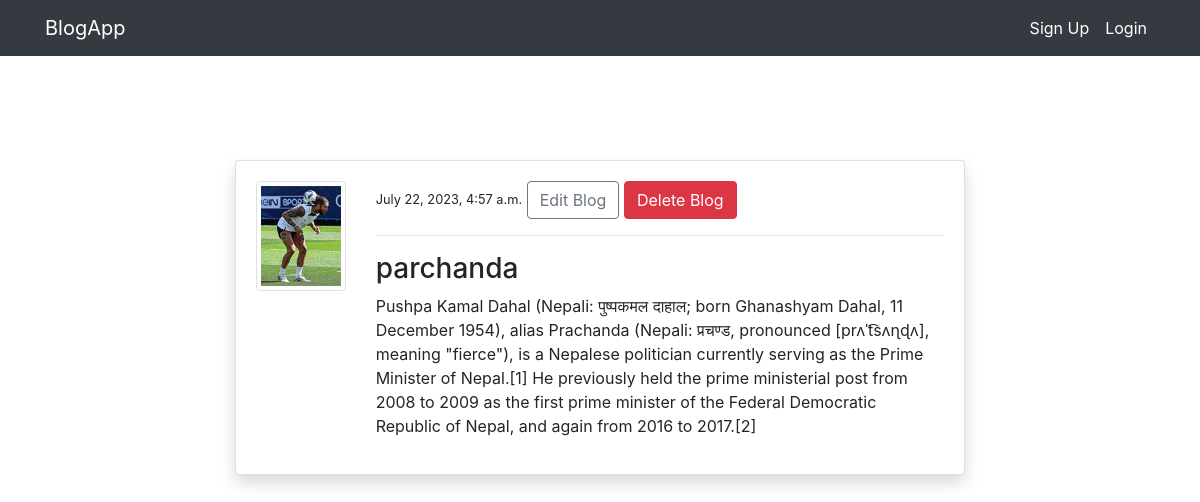
The app's page /post_details/12/ with its own data.
### myblog/models.py (models this page shows, shortened)
class BlogModel(models.Model):
    title = models.CharField(max_length=100)
    content = models.TextField()
    author = models.ForeignKey(User,on_delete=models.CASCADE)
    date_created = models.DateTimeField(auto_now_add=True)
    class Meta:
        ordering = ('-date_created',)

### Accounts/models.py (models this page shows, shortened)
class AccountModel(models.Model):
    user = models.OneToOneField(User, on_delete=models.CASCADE)
    image=models.ImageField(default='default.png',upload_to='account' , validators=[FileExtensionValidator(['png','jpg','jpeg'])])

### myblog/views.py (the view)
# urls.py: path('post_details/<int:pk>/', views.Post_details , name='post_details'),
def Post_details(request,pk):
    post=BlogModel.objects.get(id=pk)
    context ={
        'post':post
    }
    return render(request,'blogs/post_details.html',context)

### templates/blogs/post_details.html (shortened to what this page needs)
{% extends 'baseFiles/base.html' %}
{% load crispy_forms_tags %}
{% block content %}
<div class="container">
    <div class="row mt-5 pt-5">
       <div class="col-md-8 offset-md-2">
        <div class="card my-3 shadow">
            <div class="card-body">
                <div class="row">
                    <div class="col-md-2">
                        <small> <img class="img-thumbnail" src="{{post.author.accountmodel.image.url}}" alt="image1"></small>
                     </div>
                    <div class="col-md-10">
                        <small>{{  post.date_created }}</small>
                        <span><a class="btn btn-outline-secondary"  href="{% url 'edit_post' post.id %}">Edit Blog  </a></span>
                        <span><a class="btn btn-danger " href="{% url 'delete_post' post.id %}">Delete Blog  </a></span>
                        <hr>
                        <h3>{{post.title}}</h3>
                        <p>{{post.content}}</p>
                    </div>
                </div>
            </div>
        </div>
       </div>
    </div>
</div>
{% endblock %}

### records on screen
BlogModel: author.accountmodel.image (picture), date_created "July 22, 2023, 4:57 a.m.", title "parchanda", content "Pushpa Kamal Dahal (Nepali: पुष्पकमल दाहाल; born Ghanashyam Dahal, 11 December 1954), alias Prachanda (Nepali: प्रचण्ड, pronounced [prʌˈt͡sʌɳɖʌ], meaning \"fierce\"), is a Nepalese politician currently serving as the Prime Minister of Nepal.[1] He previously held the prime ministerial post from 2008 to 2009 as the first prime minister of the Federal Democratic Republic of Nepal, and again from 2016 to 2017.[2]"
